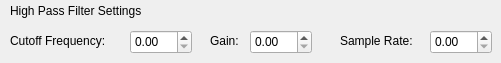
       <widget class="QWidget" name="page_20">
        <widget class="QLabel" name="label_45">
         <property name="geometry">
          <rect>
           <x>10</x>
           <y>0</y>
           <width>251</width>
           <height>21</height>
          </rect>
         </property>
         <property name="text">
          <string>High Pass Filter Settings</string>
         </property>
        </widget>
        <widget class="QDoubleSpinBox" name="pipelineTool_highPassFilterSampleRateSpinBox">
         <property name="geometry">
          <rect>
           <x>430</x>
           <y>30</y>
           <width>62</width>
           <height>24</height>
          </rect>
         </property>
        </widget>
        <widget class="QLabel" name="label_71">
         <property name="geometry">
          <rect>
           <x>10</x>
           <y>30</y>
           <width>121</width>
           <height>21</height>
          </rect>
         </property>
         <property name="text">
          <string>Cutoff Frequency:</string>
         </property>
        </widget>
        <widget class="QLabel" name="label_72">
         <property name="geometry">
          <rect>
           <x>340</x>
           <y>30</y>
           <width>91</width>
           <height>21</height>
          </rect>
         </property>
         <property name="text">
          <string>Sample Rate:</string>
         </property>
        </widget>
        <widget class="QDoubleSpinBox" name="pipelineTool_highPassFilterCutoffFrequencySpinBox">
         <property name="geometry">
          <rect>
           <x>130</x>
           <y>30</y>
           <width>62</width>
           <height>24</height>
          </rect>
         </property>
        </widget>
        <widget class="QLabel" name="label_73">
         <property name="geometry">
          <rect>
           <x>210</x>
           <y>30</y>
           <width>41</width>
           <height>21</height>
          </rect>
         </property>
         <property name="text">
          <string>Gain:</string>
         </property>
        </widget>
        <widget class="QDoubleSpinBox" name="pipelineTool_highPassFilterGainSpinBox">
         <property name="geometry">
          <rect>
           <x>250</x>
           <y>30</y>
           <width>62</width>
           <height>24</height>
          </rect>
         </property>
        </widget>
       </widget>
